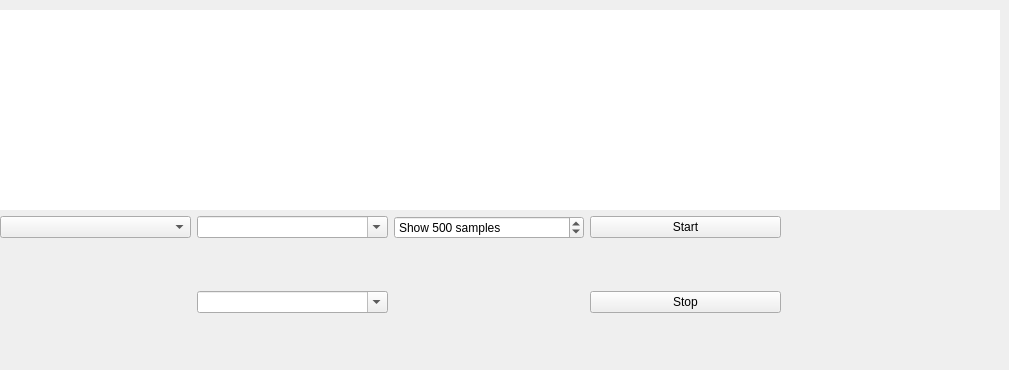
    <widget class="QWidget" name="connectPage">
     <widget class="QWidget" name="RTGraphWidget" native="true">
      <property name="geometry">
       <rect>
        <x>0</x>
        <y>170</y>
        <width>781</width>
        <height>191</height>
       </rect>
      </property>
      <layout class="QGridLayout" name="Layout_controls">
       <item row="1" column="3">
        <widget class="QPushButton" name="pButton_Stop">
         <property name="text">
          <string>Stop</string>
         </property>
        </widget>
       </item>
       <item row="0" column="1">
        <widget class="QComboBox" name="cBox_Port">
         <property name="editable">
          <bool>true</bool>
         </property>
        </widget>
       </item>
       <item row="0" column="0">
        <widget class="QComboBox" name="cBox_Source"/>
       </item>
       <item row="0" column="3">
        <widget class="QPushButton" name="pButton_Start">
         <property name="minimumSize">
          <size>
           <width>0</width>
           <height>0</height>
          </size>
         </property>
         <property name="text">
          <string>Start</string>
         </property>
        </widget>
       </item>
       <item row="1" column="1">
        <widget class="QComboBox" name="cBox_Speed">
         <property name="editable">
          <bool>true</bool>
         </property>
        </widget>
       </item>
       <item row="0" column="2">
        <widget class="QSpinBox" name="sBox_Samples">
         <property name="suffix">
          <string> samples</string>
         </property>
         <property name="prefix">
          <string>Show </string>
         </property>
         <property name="minimum">
          <number>1</number>
         </property>
         <property name="maximum">
          <number>100000</number>
         </property>
         <property name="value">
          <number>500</number>
         </property>
        </widget>
       </item>
      </layout>
     </widget>
     <widget class="GraphicsLayoutWidget" name="plt">
      <property name="geometry">
       <rect>
        <x>0</x>
        <y>10</y>
        <width>1000</width>
        <height>200</height>
       </rect>
      </property>
      <property name="autoFillBackground">
       <bool>false</bool>
      </property>
      <property name="styleSheet">
       <string notr="true">border: 0px;</string>
      </property>
      <property name="frameShape">
       <enum>QFrame::StyledPanel</enum>
      </property>
      <property name="frameShadow">
       <enum>QFrame::Plain</enum>
      </property>
      <property name="lineWidth">
       <number>0</number>
      </property>
     </widget>
     <widget class="QCheckBox" name="chBox_export">
      <property name="enabled">
       <bool>true</bool>
      </property>
      <property name="geometry">
       <rect>
        <x>430</x>
        <y>110</y>
        <width>186</width>
        <height>28</height>
       </rect>
      </property>
      <property name="text">
       <string>Export to CSV</string>
      </property>
     </widget>
     <zorder>chBox_export</zorder>
     <zorder>RTGraphWidget</zorder>
     <zorder>plt</zorder>
    </widget>
